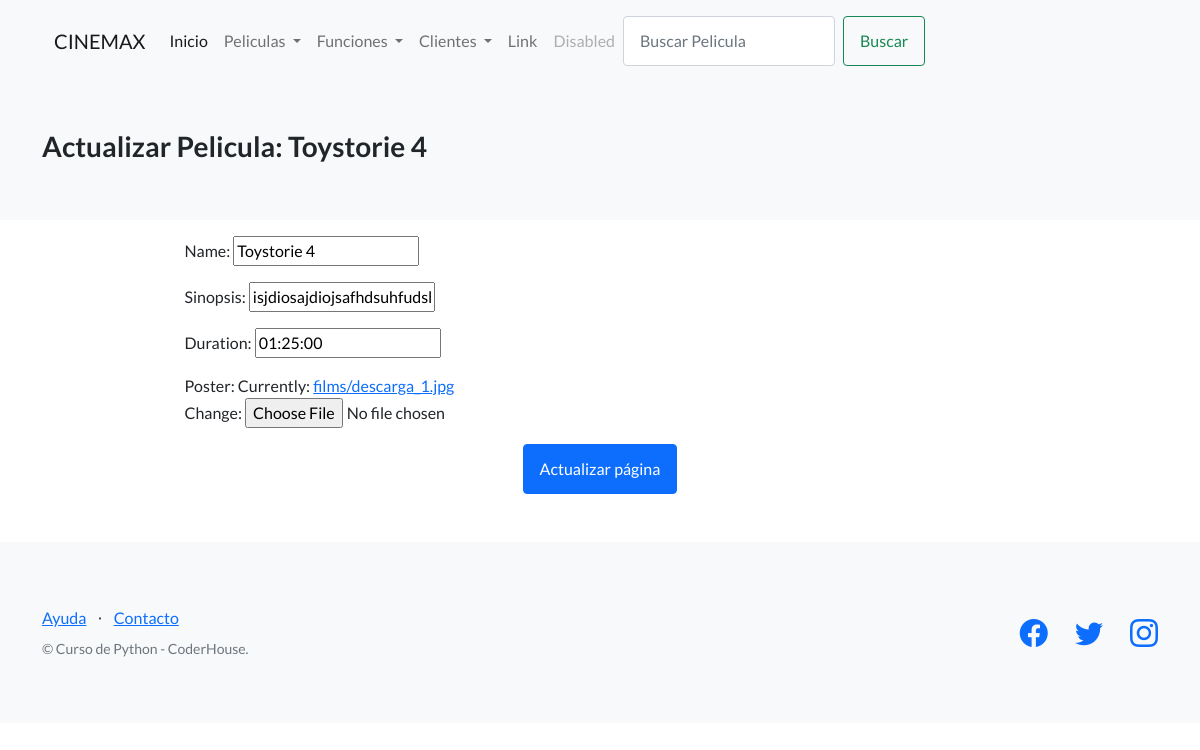
Before: /administrador/update/5/ with the older database file.
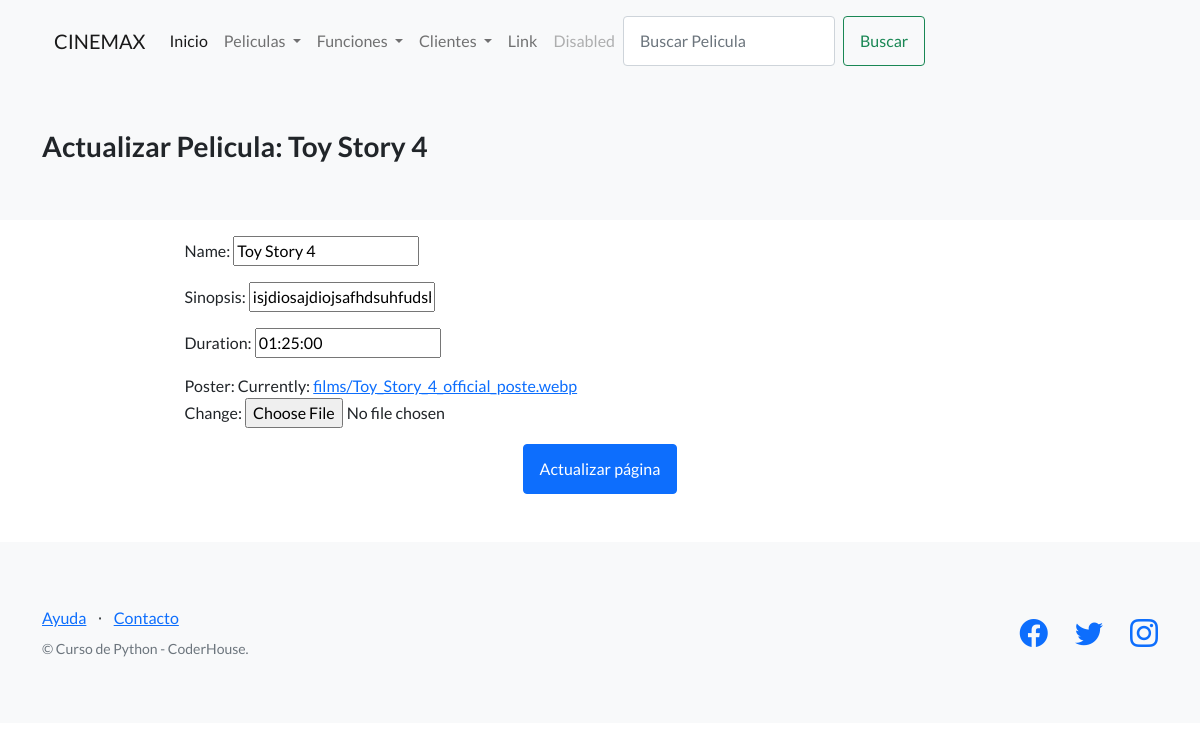
After: the same page with the newer database file.
### administrador/models.py (models this page shows, shortened)
class Film(models.Model):
       name = models.CharField(max_length=255)
       sinopsis = models.CharField(max_length=255)
       duration = models.TimeField()
       poster = models.ImageField(upload_to="films", null=True)

### administrador/views.py (the view, shortened to what this page needs)
# urls.py: path('update/<int:pk>/', FilmUpdate.as_view(), name='update'),
class FilmUpdate(UpdateView):
    model = Film
    fields = "__all__"
    template_name_suffix= "_update_form"

### administrador/templates/administrador/film_update_form.html (shortened to what this page needs)
{% extends "administrador/base.html" %}
{% load static %}
{% block contenidoQueCambia %}
<main role="main">
    <div class="album py-5 bg-light">
        <div class="container">
            <h3>Actualizar Pelicula: {{object.name}}  </h3>
        </div>
    </div>
  <div class="container">
    <div class="row mt-3 mb-5">
      <div class="col-md-9 mx-auto">
        <div>
          <form action="" method="post" enctype="multipart/form-data">{% csrf_token %}
             {{ form.as_p }}
          <div class="text-center">
            <input type="submit" class="btn btn-primary btn-block" value="Actualizar página" />
          </div>
        </form>
        </div>
      </div>
    </div>
  </div>
</main>
{% endblock %}

Changed rows visible on the page:
changed Film "isjdiosajdiojsafhdsuhfudshfuih": name "Toystorie 4" → "Toy Story 4"
Other visible differences:
text no longer shown: "Name: Sinopsis: Duration: Poster: Currently: films/descarga_1.jpg Change:"
text now shown: "Name: Sinopsis: Duration: Poster: Currently: films/Toy_Story_4_official_poste.webp Change:"
